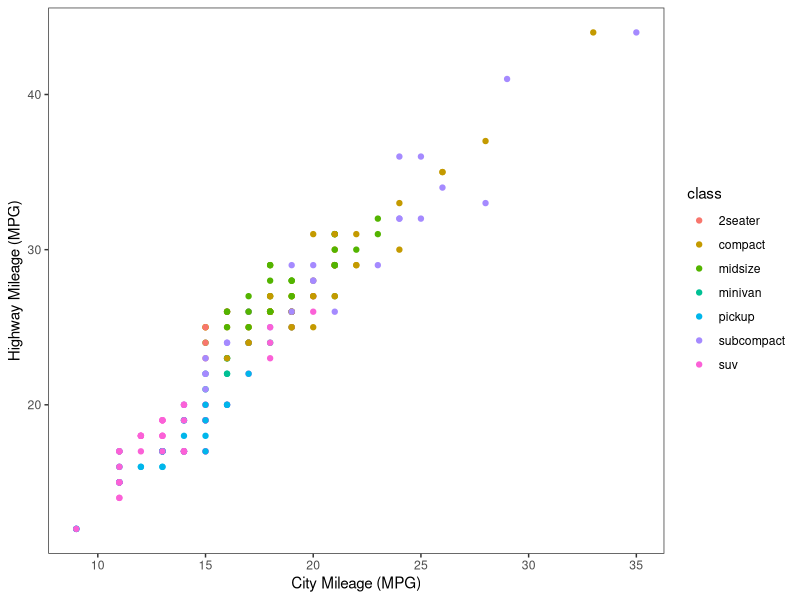
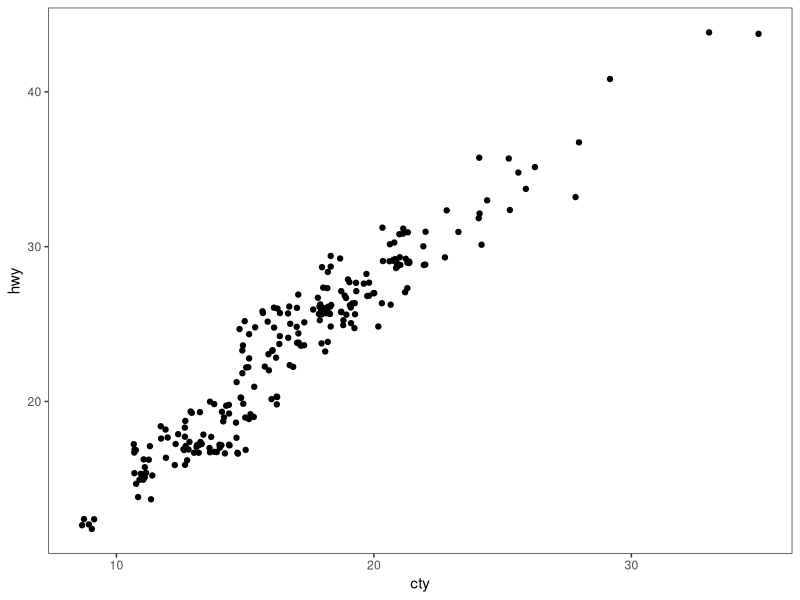
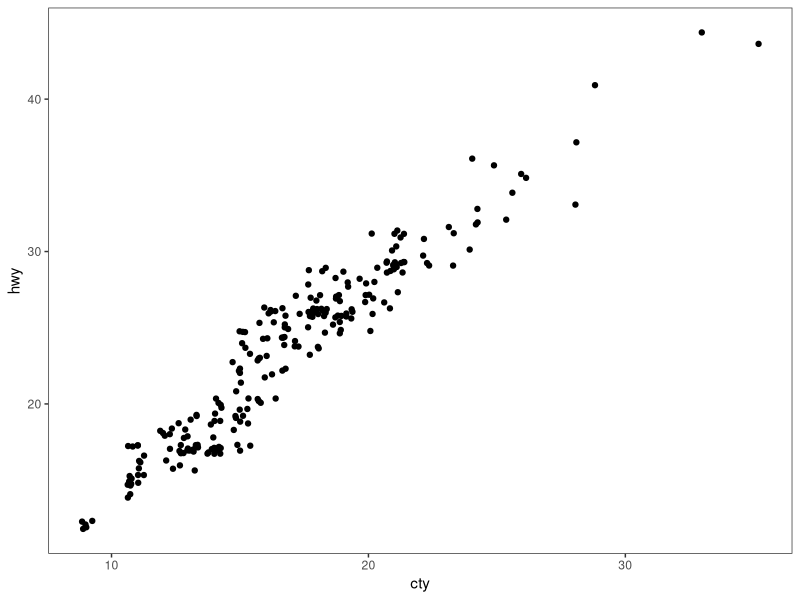
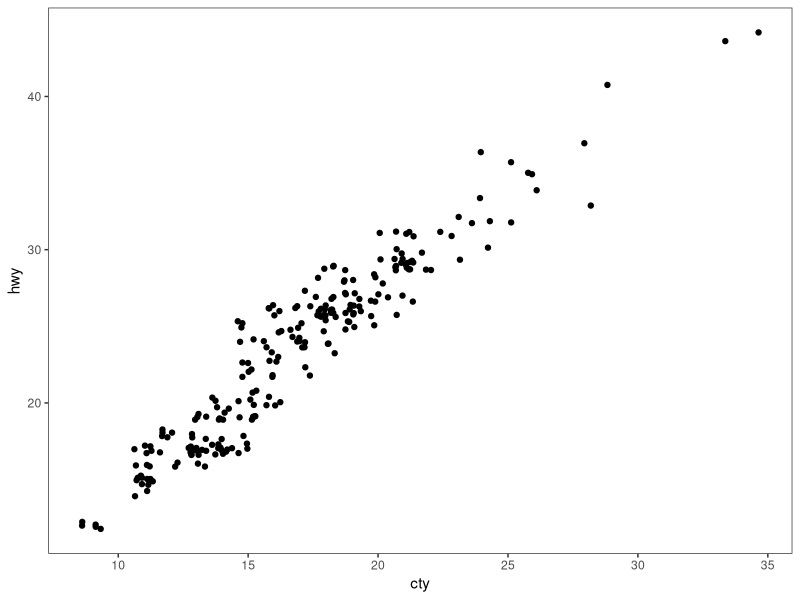

Here is the R script that generated these plots, in order: (Note: this script raises an error after producing the figures.)
# ---------------------------------------------------------- #
#### MODULE 3: Plot even more data!                       ####               
# ---------------------------------------------------------- #

## OBJECTIVE:
# 1. To develop a "grammar of graphics".
# 2. To become comfortable using ggplot2 for exploratory data visualization.


# ---------------------------------------------------------- #
#### SET UP:                                              ####
# ---------------------------------------------------------- #
# REMINDER: In RStudio, open the Rproject for our course (UNCG_DataWrangling), 
# pull any changes from GitHub, and navigate to the branch you created for 
# yourself (just a single branch for the whole semester) in RStudio's Git tab.
# Open this week's assignment in this new branch to complete and submit on GitHub.
# Ideally, you'll commit your answers a bit at a time as you work through
# this assignment, rather than committing all at once at the end.

# Reminder of some helpful resources for graphing in R:
# ggplot Cookbook: http://www.cookbook-r.com/Graphs/
# Official ggplot2 Book: https://ggplot2-book.org/
# Themes in ggplot2: https://ggplot2-book.org/polishing.html#themes

# In ggplot2, aesthetic means “something you can see”. Each aesthetic is a
# mapping between a visual cue and a variable.
# Examples include:
# position (i.e., on the x and y axes)
# color (“outside” color)
# fill (“inside” color)
# shape (of points)
# line type
# size

# Each type of geometric object (geom) accepts only a subset of all aesthetics.
# Refer to the geom help pages to see what mappings each geom accepts. Aesthetic
# mappings are set with the aes() function.

# TASK: We will be using the ggplot2 package for graphing. Fortunately, ggplot2 
# is nested within the tidyverse package (along with many others).
# Start by writing code to load the tidyverse library.
# HINT: see the end of assignment #1 if you forgot how to load a package.

library(tidyverse)

# TASK: Write code below to set your theme to black and white and both your major
# AND minor gridlines to element_blank for all plots you'll be making today.
# HINT: Check back to last week's assignment section 1.9 for setting themes for
# all plots.

theme_set(theme_bw() +
            theme(panel.grid.major = element_blank(),
                  panel.grid.minor = element_blank()))

# ---------------------------------------------------------- #
#### 1.0 CORRELATION                                      ####
# ---------------------------------------------------------- #

# We learned how to make correlations last week, but it never hurts to get
# more practice! Let's start by using a data set built into ggplot2.
# The mpg dataset looks at the gas efficiency of different cars. Run the following
# code to load the data:
data(mpg, package = "ggplot2")

# TASK: Create a scatterplot (i.e., a dot plot) to relate city and highway mileage.
# Color the points by the class of car (class column) and label the x and y axis 
# to be more informative (City Mileage (MPG) vs Highway Mileage (MPG)).
# HINT: Refer back to last week's assignment or the ggplot help resources if you 
# forget how to make a scatterplot.

ggplot(mpg, aes(x = cty, y = hwy, color = class)) +
  geom_point() +
  xlab("City Mileage (MPG)") +
  ylab("Highway Mileage (MPG)")

# Looks alright, but the graph may be hiding some information...
# QUESTION: How many data points are in the mpg dataframe?

nrow(mpg)
#ANSWER: 234

# QUESTION: Approximately how many dots are in the graph you just made? How does
# that compare to the number of observations in the dataframe?

#ANSWER: There are 78 dots on the graphs. This is 156 less data points that what is in the dataframe.


# Try another correlation-focused geom that addresses this problem by running
# the following code:
ggplot(data=mpg, aes(x=cty, y=hwy)) + 
  geom_jitter()


# QUESTION: What happened when you created the plot with geom_jitter?

#ANSWER: It looks like there are more data points, but it also looks less "organized".

# QUESTION: Run the code to create a plot using geom_jitter a second time. Then run it
# again and again. What happens each time? Why is this happening?

ggplot(data=mpg, aes(x=cty, y=hwy)) + 
  geom_jitter()

ggplot(data=mpg, aes(x=cty, y=hwy)) + 
  geom_jitter()
#ANSWER: the points are shifting each time. geom_jitter() is probably adding a random component to the graph and if you run it multiple times it is randomized each time. 

# TASK: The default in geom_jitter is to jitter (or slightly move) the points away
# from each other in both the x and y directions. Check the help file for geom_jitter
# and write code below to make a graph where you jitter points in only the x-dimension
# by 0.5.
 ?geom_jitter()

ggplot(data=mpg, aes(x=cty, y=hwy)) + 
  geom_jitter(width = 0.5, height = 0) #heigh = 0 to restrict jitter to y axis. 

# ---------------------------------------------------------- #
#### 1.1 DETOUR! COLORS, COLORS, COLORS                   ####
# ---------------------------------------------------------- #

# Our world is so colorful, and our graphs can be too! But we want to be mindful
# of our color choices to not only be beautiful, but also informative and accessible.

# TASK: Create a new dataframe that filters our mpg data down to only information
# for car classes compact, midsize, and suv using an %in% statement. Name your 
# new dataframe mpgSubset.
# HINT: Refer back to the Transform assignment if you want help with %in% (or 
# try googling!)

mpgSubset <- mpg %>% 
  filter(class %in% c('compact', 'midsize', 'suv'))

# ggplot has lots of nice (and some not so nice) built-in color palettes that we 
# can use to fill our bars with color. Try running the following code:
ggplot(data=mpgSubset, aes(x=cty, y=hwy, color=class)) +
  geom_jitter()

# The code above supplies us with ggplot's default color palette, which I find not
# so pleasing. Let's try to change this!

# We can add a statement specifying the scale of colors we would prefer. One way
# to do this is to use other pre-set palettes from ggplot. Run the code below to 
# ask ggplot to use the color brewer's palette called Set 1.
ggplot(data=mpgSubset, aes(x=cty, y=hwy, color=class)) +
  geom_jitter() +
  scale_color_brewer(palette="Set1")

# Alternatively, we could use the "RdBu" palette:
ggplot(data=mpgSubset, aes(x=cty, y=hwy, color=class)) +
  geom_jitter() +
  scale_color_brewer(palette="RdBu")

# QUESTION: Investigate the color brewer's range of palettes at this website: 
# https://r-graph-gallery.com/38-rcolorbrewers-palettes.html
# What do you notice about the colors chosen from each of the palettes that we
# used above? (i.e., does it use the first three colors in the palette? The last
# three? Some other combination?)

#ANSWER:the set 1 palate used the first 3 colors. The RdBu palate used the white which is in the very middle and the two colors on either side of the whit (red and blue)

# We could also pick out EXACTLY which colors we want for our figure. 
# There are 4 main ways to specify colors in R:
### by name
### by number
### by Hex code
### with the rgb() function

# By Name: R allows you to call more than 600 colors by name! Run the following
# code to see a list:
colors()

# We can put in the colors we chose for each variable by adding the 
# scale_color_manual() function to our plot. Try it out by running the following
# code:
ggplot(data=mpgSubset, aes(x=cty, y=hwy, color=class)) +
  geom_jitter() +
  scale_color_manual(values=c('midnightblue', 'cornflowerblue', 'tomato3'))


# You can also chose colors by number, which are assigned in R.

# TASK: Copy and paste the code to make our scatterplot and replace the color names
# with three numbers of your choice (between 1 and 657). How does your new figure look?
# HINT: remember to remove the quotation marks when calling numbers.

ggplot(data=mpgSubset, aes(x=cty, y=hwy, color=class)) +
  geom_jitter() +
  scale_color_manual(values=c(423, 419, 421)) #i thought these were going to be the pinks :(

# QUESTION: How do you think you could figure out which color name belongs to
# each color number?
# HINT: Try creating a dataframe from color() by passing it into the
# as.data.frame() function.

(colors <-as.data.frame((colors())))

#confused bc the numbers match up with the light pinks but the graph came out with blue yellow and green??

# You can also chose colors by Hex code. A Hex color code is a 6-symbol code made
# of up to three 2-symbol elements (6 symbols in length all together). Each of 
# the 2-symbol elements represents a color value in the Red-Green-Blue (RGB) color
# scale from 0 to 255. Hex codes are written with a # in front of them. Let's try
# out calling our colors using hex code.
ggplot(data=mpgSubset, aes(x=cty, y=hwy, color=class)) +
  geom_jitter() +
  scale_color_manual(values=c('#191970', '#6495ED', '#FF6347'))

# There are two great things about hex codes. First, you can call ANY color you 
# want with a hex code. That is, you're not limited to the 657 colors that are
# in ggplot. By specifying the color by hex code, you can pick literally anything!

# TASK: Google the search term "color picker". This should bring up google's color
# picker (in addition to a billion other color picking websites). Use this color
# picker to generate the hex codes for three new colors of your choice. Then copy
# and paste the above code, replacing the hex codes with your color choices.

ggplot(data=mpgSubset, aes(x=cty, y=hwy, color=class)) +
  geom_jitter() +
  scale_color_manual(values=c('#e88bc8', '#de1698', '#6b114c'))

# The second great thing about hex codes is that you can control the transparency
# of your colors. Transparency is set in a hex code by adding two extra symbols
# to the end, which together make up the "alpha" element. Adding 00 to the end 
# of your hex code will make your color completely transparent, while adding FF 
# to the end will make it completely opaque. Any number/letters in-between will 
# result in partial transparency. You can find a complete list of transparencies
# between 0-100% here: https://gist.github.com/lopspower/03fb1cc0ac9f32ef38f4

# TASK: Try out transparency by copying and pasting your graph code below and
# adding the alpha element to the end of each of your hex codes to make your
# first color 0% transparent, your second color 50% transparent, and your third
# color 100% transparent.

ggplot(data=mpgSubset, aes(x=cty, y=hwy, color=class)) +
  geom_jitter() +
  scale_color_manual(values=c('#e88bc800', '#de169850', '#6b114cFF'))

# QUESTION: What happened to the point that you set to 100% transparent?

#ANSWER: they are transparent so you can't see them on the plot.

# Finally, we can set our colors using the rgb() function. This operates very
# similarly to the hex code, where you can pick exactly the color and transparency
# you want. Try it out by running the following code:
ggplot(data=mpgSubset, aes(x=cty, y=hwy, color=class)) +
  geom_jitter() +
  scale_color_manual(values=c(rgb(.10, .10, .44, 1), rgb(.39, .58, .93, 1), rgb(1.0, .39, .28, 1)))

# TASK: Modify the above code to make all of your points 50% transparent.

ggplot(data=mpgSubset, aes(x=cty, y=hwy, color=class)) +
  geom_jitter() +
  scale_color_manual(values=c(rgb(.10, .10, .44, 0.5), rgb(.39, .58, .93, 0.5), rgb(1.0, .39, .28, 0.5)))

# There are so many inventive and artistic people in the world who have expanded
# the offerings for colors in ggplot. Check out some notable ones listed below
# when choosing colors for this assignment.
### Color-blind friendly palettes: https://github.com/JLSteenwyk/ggpubfigs
### Color palettes from vintage National Parks posters: https://github.com/katiejolly/nationalparkcolors
### Color palettes based on Wes Anderson movies: https://github.com/karthik/wesanderson
### Color palettes from famous Dutch paintings: https://github.com/EdwinTh/dutchmasters


# ---------------------------------------------------------- #
#### 1.2 DETOUR! LEGENDS                                  ####
# ---------------------------------------------------------- #

# When you specify colors in your ggplot code, R throws in a bonus legend for free!
# However, this legend is often not as clear or visually appealing as we might 
# prefer. But as with all geometric objects in ggplot, legends can be easily altered.

# Run the following code to create a scatter plot. Feel free to modify the colors
# as you prefer!
ggplot(data=mpgSubset, aes(x=cty, y=hwy, color=class)) +
  geom_jitter()

# QUESTION: Where did ggplot get the legend title and values from?

#ANSWER: We used the subset data and told ggplot the color was class (title) and the only options in class are compact, midsize, and suv.

# We could change the title and values in our legend by altering the dataframe
# we are passing into ggplot. But that seems a bit drastic. Instead, we can 
# lean on the same code that specifies our color picks to alter the legend text.
# Try it out by running the following code:
ggplot(data=mpgSubset, aes(x=cty, y=hwy, color=class)) + #telling ggplot to use the subset dataframe and that we want cty on the x axis and hwy on the y axis and to color the data points by class of car. 
  geom_jitter() + #telling ggplot what plot we want 
  scale_color_manual(values=c('#FCBA03', '#380754', '#496916'),#picking colors to id car class
                     name='Class of Car', #renaming the legend title
                     breaks=c('suv', 'midsize', 'compact'), #tell ggplot what order we want the car class to appear in on the legend
                     labels=c('SUV', 'Midsize', 'Compact')) #renaming the classes


# TASK: Label each line of the code above with what it is doing.
# HINT: Check the scale_color_manual help file or ggplot Cookbook for more info.


# IMPORTANT: It is important to pay attention to the order you provide ggplot with 
# your color choices and legend labels! Try running the following code:
ggplot(data=mpgSubset, aes(x=cty, y=hwy, color=class)) + 
  geom_jitter() + 
  scale_color_manual(values=c('#FCBA03', '#380754', '#496916'), 
                     name='Class of Car', 
                     breaks=c('suv', 'midsize', 'compact'), 
                     labels=c('Compact', 'SUV', 'Midsize')) 


# QUESTION: What is wrong with the code above? Why is it so important to be
# careful with the order you pass information into ggplot?

#ANSWER: the break order does not match up with the label order so now whoever looks at the graph will misinterpret the data.


# While changing the legend text and factor order takes place in the scale_color_manual
# step, moving the legend around on the graph page is part of the graph theme. We
# can try this out using the code below:
ggplot(data=mpgSubset, aes(x=cty, y=hwy, color=class)) + 
  geom_jitter() + 
  theme(legend.position='top')


# TASK: Modify the code above to have the legend display along the bottom of
# the figure.

ggplot(data=mpgSubset, aes(x=cty, y=hwy, color=class)) + 
  geom_jitter() + 
  theme(legend.position='bottom')

# We can also have the legend located within the area of the graph itself! We can 
# do this by specifying the coordinates for where the legend should go within the
# graph axes. First we set the legend position and then we set the anchoring 
# position by justifying the legend.
### bottom left: 0,0
### bottom right: 1,0
### top left: 0,1
### top right: 1,1

# Try it out by running the following code:
ggplot(data=mpgSubset, aes(x=cty, y=hwy, color=class)) + 
  geom_jitter() + 
  theme(legend.position=c(1,0), legend.justification=c(1,0))

# QUESTION: What happens if you don't include the code for legend justification
# above?

ggplot(data=mpgSubset, aes(x=cty, y=hwy, color=class)) + 
  geom_jitter() + 
  theme(legend.position, legend.justification)
#ANSWER: ggplot wont know where to put the legend and you will get an error.

# TASK: Copy and paste the code from above. Modify it to place the legend in the
# upper left part of the graph.

ggplot(data=mpgSubset, aes(x=cty, y=hwy, color=class)) + 
  geom_jitter() + 
  theme(legend.position=c(0,0.95), legend.justification=c(-0.2,1))

# Finally, we might want to remove the legend altogether! We would do so by
# modifying the theme as well. 

# TASK: Check the ggplot cookbook to find the legends section. Read what it says 
# about removing the legend. Then copy and paste the graph code from above. Modify
# the code to remove the legend.

ggplot(data=mpgSubset, aes(x=cty, y=hwy, color=class)) + 
  geom_jitter() + 
  theme(legend.position= 'none')
# ---------------------------------------------------------- #
#### 2.0 DEVIATION                                        ####
# ---------------------------------------------------------- #

# Used to compare variation in values between small number of items (or categories) 
# with respect to a fixed reference.

# Whether the graphical type is a deviation graph or a composition graph (or a 
# ranking graph) may depend on the underlying data structure.

# We used geom_bar() last week with factor data to create a bar graph. But
# geom_bar() is a bit tricky because it can make EITHER a bar graph or a histogram
# depending on the data you give it. The default of geom_bar() is to set stat to 
# count so if you give it just a continuous x value, it will make a histogram. Try
# it with the following code:
ggplot(data=mpg, aes(x=hwy)) + 
  geom_bar()

# In order to have the geom create bars and not a histogram, you must:
# 1) Set stat = identity
# 2) Provide both an x and a y inside the aes(), where x is either a character 
# or factor and y is numeric.

# TASK: Create a dataframe of summary statistics for the mpg data, calculating the
# mean, standard deviation, and standard error for highway mpg grouping by class.
# Name the resulting dataframe highwayMPG and your new variables hwy_mean, hwy_sd,
# and hwy_se.
# HINT: Look back at the Transform assignment if you forget how to summarize the
# data. Also recall, standard error = 1.96*standard deviation.

highwayMPG <- mpg %>% 
  group_by(class) %>% 
  summarize(hwy_mean = mean(hwy),
            hwy_sd = sd(hwy),
            hwy_se = 1.96&sd(hwy))

# TASK: Create a bar graph showing the average highway MPG on the y-axis and 
# car class on the x-axis. Fill the bars by class. Add in error bar caps that are 20%
# the width pf the bars.
# HINT: Don't forget to change stat from the default in your geom_bar() statement!

ggplot(data = highwayMPG, aes(x = class, y = hwy_mean, fill = class)) +
  geom_bar(stat = "identity") + 
  geom_errorbar(aes(ymin = hwy_mean - hwy_se,
                    ymax = hwy_mean + hwy_se),
                width = 0.2)

# ---------------------------------------------------------- #
#### 2.1 DETOUR! COLORS AND LEGENDS, AGAIN                ####
# ---------------------------------------------------------- #

# Recall that some geometric elements require fills instead of (or sometimes in
# addition to) colors.

# TASK: Create a bar graph with the mpg summary stats with the following parameters:
# (1) Black bar outline
# (2) Bars filled with the color brewer palette "Dark2" using the scale_fill_manual
#     statement
# (3) No legend
# (4) Informative x- and y-axis labels. 

# HINT: Carefully consider whether your color and/or fill should go within an aes() 
# statement, the scale_fill_manual or scale_color_manual statements, or neither.
# If in doubt, try a bunch of ways until it looks how we want it. And consult 
# your helpful ggplot resources on the web.


# ---------------------------------------------------------- #
#### 2.2 DETOUR! AXIS MODIFICATIONS                       ####
# ---------------------------------------------------------- #

# Run the following code, feeling free to modify colors as you prefer:
ggplot(data=highwayMPG, aes(x=class, y=hwy_mean, fill=class)) +
  geom_bar(stat='identity') 

# QUESTION: Where is ggplot getting the x-axis tick labels from?


# Often our tick labels are not the best. We can modify them to be more informative
# or visually appealing by directly modifying the dataframe, but again this feels
# a bit extreme. Instead, we can directly modify the scale of the axis. For axes
# that deal with categories, we are setting the discrete scale. Try it out by
# running the following code:
ggplot(data=highwayMPG, aes(x=class, y=hwy_mean, fill=class)) +
  geom_bar(stat='identity') +
  scale_x_discrete(labels=c('sport', 'compact', 'midsize', 'minivan', 'pickup', 'subcompact', 'SUV'))

# We can also change the scale of the continuous axes, including how large they are
# and where the tick marks fall as follows:
ggplot(data=highwayMPG, aes(x=class, y=hwy_mean, fill=class)) +
  geom_bar(stat='identity') +
  scale_y_continuous(breaks=seq(0, 50, 10)) +
  coord_cartesian(ylim=c(0,50))

# QUESTION: Try running the code above without the coord_cartesian() statement. 
# What is surprising about the resulting graph? Based on this result, what do you
# think the coord_cartesian() statement does?


# We can also add a statement into the scale discrete or continuous statements
# to name our axes, rather than putting in a whole separate step of xlab() or ylab().
# Try it out with the following code:
ggplot(data=highwayMPG, aes(x=class, y=hwy_mean, fill=class)) +
  geom_bar(stat='identity') +
  scale_x_discrete(name='Class of Car') +
  scale_y_continuous(name='Mean Highway MPG')


# Finally, we can flip our axes easily in ggplot as follows:
ggplot(data=highwayMPG, aes(x=class, y=hwy_mean, fill=class)) +
  geom_bar(stat='identity') +
  coord_flip()


# TASK: Let's put it all together. Make a graph of the mpg summary stats with the
# following specifications:
# (1) color by class of car using a color scheme of your choice (not the default)
# (2) plot the class of car on the x-axis and the highway MPG on the y axis
# (3) include better names for the x- and y-axis titles
# (4) include better names for the car classes
# (5) set the scale of the highway mpg to run from 0 to 30 with breaks every 5 
# (6) flip your axes
# (7) remove the legend


# ---------------------------------------------------------- #
#### 3.0 RANKING                                          ####
# ---------------------------------------------------------- #
# Used to compare the position or performance of multiple items with respect to 
# each other. Actual values matters somewhat less than the ranking.

# TASK: Create a dataframe of summary statistics for the mpg data, calculating the
# mean, standard deviation, and standard error for CITY mpg grouping by class.
# Name the resulting dataframe cityMPG and your new variables city_mean, city_sd,
# and city_se.
# HINT: Look back at the Transform assignment if you forget how to summarize the
# data. Also, standard error = 1.96*standard deviation.


# Now we want to plot our data in order from smallest to largest city MPG to get
# a ranking. To do so, we need to use the reorder() function to rearrange the data
# going into our x-axis.
ggplot(cityMPG, aes(x=reorder(class, city_mean), y=city_mean)) + 
  geom_bar(stat="identity")

# TASK: Recreate the above ranking figure to include the following:
# (1) class of car on the x-axis with informative axis and tick labels
# (2) MPG ordered from highest to lowest (hint: try google if you're unsure)
# (3) bars with dary grey outlines and filled by class with your favorite color scheme
# (4) error bars with end caps 30% the width of the bars
# (5) y-axis from 0 to 30 with tick marks every 5
# (6) no legend.


# ---------------------------------------------------------- #
#### 4.0 DISTRIBUTION                                     ####
# ---------------------------------------------------------- #
# When you have lots and lots of data points and want to study where and how the
# data points are distributed.

# Histograms can be accomplished with either geom_bar() or geom_histogram()
ggplot(mpg, aes(hwy)) + 
  geom_histogram()

# TASK: Recreate the graph above, but using geom_bar() instead


# TASK: Try making a histogram with the categorical variable 'manufacturer'.
# What error message do you get?


# QUESTION: What happens when you follow the advice of the error message and 
# make stat='count'?
ggplot(mpg, aes(manufacturer)) + 
  geom_histogram(stat="count")


# TASK: Make a boxplot comparing the distribution of cty (city mileage) for
# each class of car.
# HINT: Look back to last week if you forget how to make a boxplot.


# We can also make a different type of distribution, a violin plot using the 
# geom_violin statement as follows:
ggplot(mpg, aes(x=class, y=cty)) + 
  geom_violin()

# QUESTION: What does a violin plot show? Check google if you're unsure.


# ---------------------------------------------------------- #
#### 5.0 COMPOSITION                                      ####
# ---------------------------------------------------------- #
# Bar charts and pie charts are classic ways of showing composition of a dataset.

# TASK: Let's get some data for this task by determining the number of cars from 
# each car manufacturer in our mpg dataframe. We can do this as follows:
manufacturerFreq <- mpg %>% 
  group_by(manufacturer) %>% 
  summarize(frequency=length(manufacturer)) %>% 
  ungroup()

# TASK: Make a bar graph of the number of cars (frequency) by manufacturer using
# the dataframe we created above.


# We can switch the bar chart you created above into a pie chart simply by changing
# the coordinate system through a series of steps as follows:

ggplot(manufacturerFreq, aes(x=manufacturer, y=frequency)) +
  geom_bar(stat="identity") +
  coord_polar()

ggplot(manufacturerFreq, aes(x=manufacturer, y=frequency, fill=manufacturer)) +
  geom_bar(stat="identity") +
  coord_polar()

ggplot(manufacturerFreq, aes(x="", y=frequency, fill=manufacturer)) +
  geom_bar(stat="identity", width=1) +
  coord_polar()

ggplot(manufacturerFreq, aes(x="", y=frequency, fill=manufacturer)) +
  geom_bar(stat="identity", width=1) +
  coord_polar(theta="y")

ggplot(manufacturerFreq, aes(x="", y=frequency, fill=manufacturer)) +
  geom_bar(stat="identity", width=1) +
  coord_polar(theta="y", start=0) +
  theme_void() +
  theme(legend.title = element_text(size = 12.5), 
        legend.text  = element_text(size = 8.5),
        legend.key.size = unit(.75, "lines"))

# TASK: Annotate the code below to describe what each line does:
ggplot(manufacturerFreq, aes(x="", y=frequency, fill=manufacturer)) +
  geom_bar(stat="identity", width=1) +
  coord_polar(theta="y", start=0) +
  theme_void() +
  theme(legend.title = element_text(size = 12.5), 
        legend.text  = element_text(size = 8.5),
        legend.key.size = unit(.75, "lines"))


# ---------------------------------------------------------- #
#### 6.0 CHANGE                                           ####
# ---------------------------------------------------------- #

# Time series are often best visualized with line graphs. Let's try this out
# with some new data:
data("economics")

# TASK: Use the economics dataset to plot the number of people who are unemployed
# over time (unemploy vs date). Make a scatterplot, then connect the points with 
# lines using geom_line().
# HINT: use ?economics to get more information about this dataset.




# ---------------------------------------------------------- #
#### GROUPS AND MAPS                                      ####
# ---------------------------------------------------------- #

# Let's save these for group project options, this assignment is really long!









# REMEMBER: Save and push your script when you're done with this assignment!
